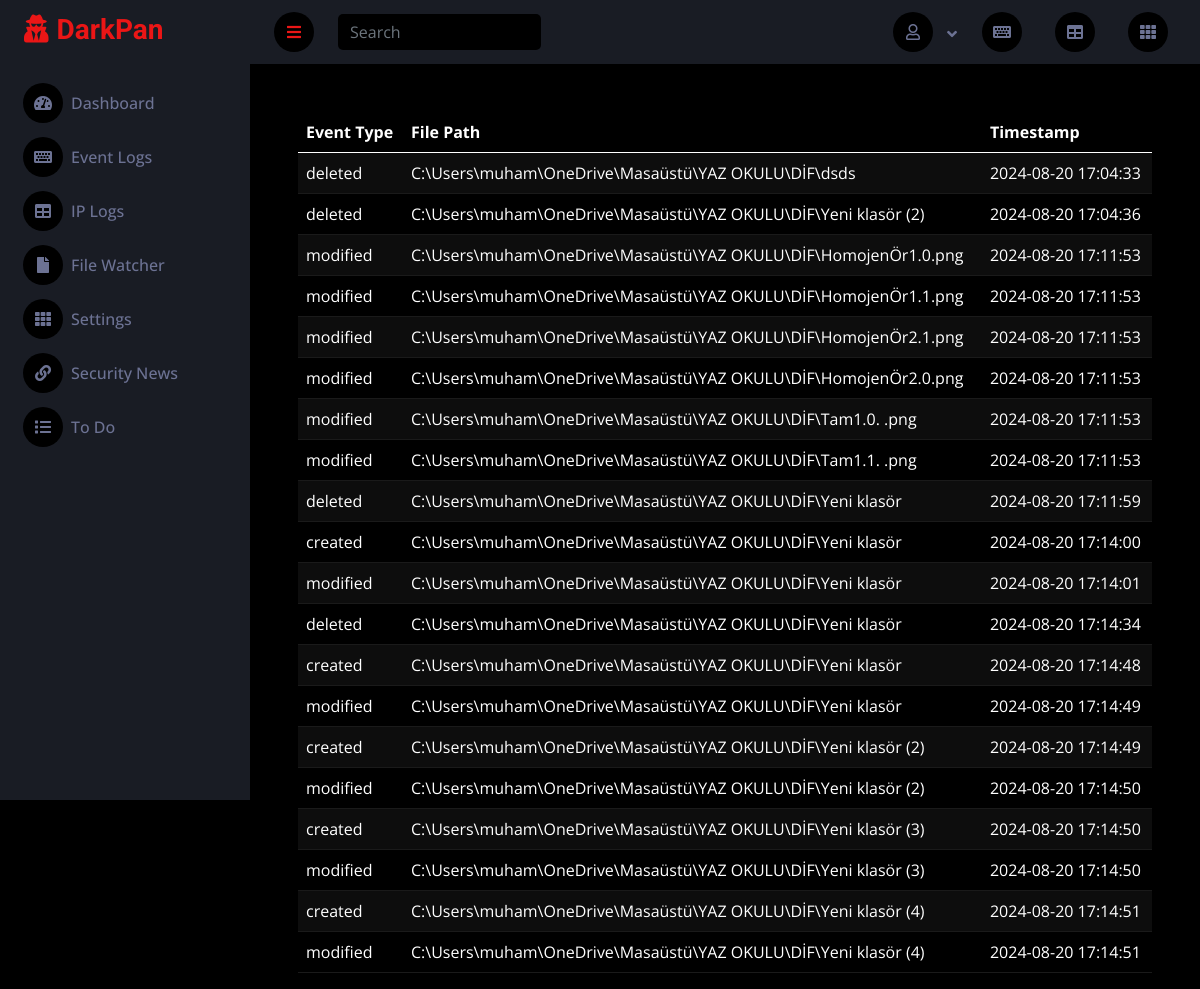
The page /filewatch on the database its author committed.
### sec/models.py (models this page shows, shortened)
class FileLogs(models.Model):
    event_type = models.TextField(blank=True, null=True)
    file_path = models.TextField(blank=True, null=True)
    timestamp = models.TextField(blank=True, null=True)
    class Meta:
        managed = True
        db_table = 'file_logs'

### sec/views.py (the view)
# urls.py: path('filewatch', views.filewatch, name='filewatch'),
def filewatch(request):
    file_logs = FileLogs.objects.all()  # Get all file logs
    return render(request, 'filewatch.html', {'file_logs': file_logs})

### templates/filewatch.html (shortened to what this page needs)
{% extends "base.html" %}
{% block content %}
<div class="container-fluid pt-4 px-4">
    <table class="table table-dark table-striped table-hover">
        <thead>
            <tr>
                <th>Event Type</th>
                <th>File Path</th>
                <th>Timestamp</th>
            </tr>
        </thead>
        <tbody>
            {% for log in file_logs %}
            <tr>
                <td>{{ log.event_type }}</td>
                <td>{{ log.file_path }}</td>
                <td>{{ log.timestamp }}</td>
            </tr>
            {% endfor %}
        </tbody>
    </table>
</div>
{% endblock %}

### templates/base.html (shortened to what this page needs)
{% load static %}
<!DOCTYPE html>
<html lang="en">
<head>
    <link href="https://cdnjs.cloudflare.com/ajax/libs/font-awesome/5.10.0/css/all.min.css" rel="stylesheet">
    <link href="https://cdn.jsdelivr.net/npm/bootstrap-icons@1.4.1/font/bootstrap-icons.css" rel="stylesheet">
    <link href="{% static 'lib/owlcarousel/assets/owl.carousel.min.css' %}" rel="stylesheet">
    <link href="{% static 'lib/tempusdominus/css/tempusdominus-bootstrap-4.min.css' %}" rel="stylesheet" />
    <link href="{% static 'css/bootstrap.min.css' %}" rel="stylesheet">
    <link href="{% static 'css/style.css' %}" rel="stylesheet">
</head>
<body>
    <div class="container-fluid position-relative d-flex p-0">
        {% include 'partials/_sidebar.html' %}
        <div class="content">
            {% include 'partials/_navbar.html' %}
            <div class="container-fluid pt-4 px-4">
                {% block content %}
                {% endblock %}
            </div>
        </div>
    </div>
</body>
</html>

### templates/partials/_sidebar.html (shortened to what this page needs)
<div class="sidebar pe-4 pb-3" id="mySidebar">
    <nav class="navbar bg-secondary navbar-dark">
        <a href="/" class="navbar-brand mx-4 mb-3">
            <h3 class="text-primary"><i class="fa fa-user-secret me-2 " aria-hidden="true"></i>DarkPan</h3>
        </a>
        <div class="navbar-nav w-100">
            <a href="/" class="nav-item nav-link"><i class="fa fa-tachometer-alt me-2"></i>Dashboard</a>
            <a href="/eventlog" class="nav-item nav-link"><i class="fa fa-keyboard me-2"></i>Event Logs</a>
            <a href="/iplogs" class="nav-item nav-link"><i class="fa fa-table me-2"></i>IP Logs</a>
            <a href="/filewatch" class="nav-item nav-link"><i class="fa fa-file me-2"></i>File Watcher</a>
            <a href="/settings" class="nav-item nav-link"><i class="fa fa-th me-2"></i>Settings</a>
            <a href="/news" class="nav-item nav-link"><i class="fa fa-link me-2"></i>Security News</a>
            <a href="/todo" class="nav-item nav-link"><i class="fa fa-list me-2"></i>To Do </a>
        </div>
    </nav>
</div>

### templates/partials/_navbar.html (shortened to what this page needs)
<nav class="navbar navbar-expand bg-secondary navbar-dark sticky-top px-4 py-0">
    <a href="#" class="sidebar-toggler flex-shrink-0">
        <i class="fa fa-bars"></i>
    </a>
    <form class="d-none d-md-flex ms-4">
        <input class="form-control bg-dark border-0" type="search" placeholder="Search">
    </form>
    <div class="navbar-nav align-items-center ms-auto">
        <div class="nav-item dropdown">
            <a href="#" class="nav-link dropdown-toggle" data-bs-toggle="dropdown"><i class="far fa-user me-2"></i></a>
        </div>
        <a href="/eventlog" class="nav-item nav-link"><i class="fa fa-keyboard me-2"></i></a>
        <a href="/iplogs" class="nav-item nav-link"><i class="fa fa-table me-2"></i></a>
        <a href="/settings" class="nav-item nav-link"><i class="fa fa-th me-2"></i></a>
    </div>
</nav>

### static/css/style.css (style rules this page uses)
:root { --primary: #EB1616; --secondary: #191C24; --light: #6C7293; --dark: #000000; }
.sidebar { position: fixed; top: 0; left: 0; bottom: 0; width: 250px; height: 100vh; overflow-y: auto; background: var(--secondary); transition: 0.5s; z-index: 999; }
.content { margin-left: 250px; min-height: 100vh; background: var(--dark); transition: 0.5s; }
@media (min-width: 992px) { .sidebar { margin-left: 0; } }
@media (min-width: 992px) { .content { width: calc(100% - 250px); } }
.sidebar .navbar .navbar-nav .nav-link { padding: 7px 20px; color: var(--light); font-weight: 500; border-left: 3px solid var(--secondary); border-radius: 0 30px 30px 0; outline: none; }
.sidebar .navbar .navbar-nav .nav-link i { width: 40px; height: 40px; display: inline-flex; align-items: center; justify-content: center; background: var(--dark); border-radius: 40px; }
.content .navbar .navbar-nav .nav-link { margin-left: 25px; padding: 12px 0; color: var(--light); outline: none; }
.content .navbar .sidebar-toggler, .content .navbar .navbar-nav .nav-link i { width: 40px; height: 40px; display: inline-flex; align-items: center; justify-content: center; background: var(--dark); border-radius: 40px; }
.content .navbar .dropdown-toggle::after { margin-left: 6px; vertical-align: middle; border: none; content: "\f107"; font-family: "Font Awesome 5 Free"; font-weight: 900; transition: .5s; }

### rows shown on the page
FileLogs: event_type "deleted", file_path "C:\\Users\\muham\\OneDrive\\Masaüstü\\YAZ OKULU\\DİF\\dsds", timestamp "2024-08-20 17:04:33"
FileLogs: event_type "deleted", file_path "C:\\Users\\muham\\OneDrive\\Masaüstü\\YAZ OKULU\\DİF\\Yeni klasör (2)", timestamp "2024-08-20 17:04:36"
FileLogs: event_type "modified", file_path "C:\\Users\\muham\\OneDrive\\Masaüstü\\YAZ OKULU\\DİF\\HomojenÖr1.0.png", timestamp "2024-08-20 17:11:53"
FileLogs: event_type "modified", file_path "C:\\Users\\muham\\OneDrive\\Masaüstü\\YAZ OKULU\\DİF\\HomojenÖr1.1.png", timestamp "2024-08-20 17:11:53"
FileLogs: event_type "modified", file_path "C:\\Users\\muham\\OneDrive\\Masaüstü\\YAZ OKULU\\DİF\\HomojenÖr2.1.png", timestamp "2024-08-20 17:11:53"
FileLogs: event_type "modified", file_path "C:\\Users\\muham\\OneDrive\\Masaüstü\\YAZ OKULU\\DİF\\HomojenÖr2.0.png", timestamp "2024-08-20 17:11:53"
FileLogs: event_type "modified", file_path "C:\\Users\\muham\\OneDrive\\Masaüstü\\YAZ OKULU\\DİF\\Tam1.0. .png", timestamp "2024-08-20 17:11:53"
FileLogs: event_type "modified", file_path "C:\\Users\\muham\\OneDrive\\Masaüstü\\YAZ OKULU\\DİF\\Tam1.1. .png", timestamp "2024-08-20 17:11:53"
FileLogs: event_type "deleted", file_path "C:\\Users\\muham\\OneDrive\\Masaüstü\\YAZ OKULU\\DİF\\Yeni klasör", timestamp "2024-08-20 17:11:59"
FileLogs: event_type "created", file_path "C:\\Users\\muham\\OneDrive\\Masaüstü\\YAZ OKULU\\DİF\\Yeni klasör", timestamp "2024-08-20 17:14:00"
FileLogs: event_type "modified", file_path "C:\\Users\\muham\\OneDrive\\Masaüstü\\YAZ OKULU\\DİF\\Yeni klasör", timestamp "2024-08-20 17:14:01"
FileLogs: event_type "deleted", file_path "C:\\Users\\muham\\OneDrive\\Masaüstü\\YAZ OKULU\\DİF\\Yeni klasör", timestamp "2024-08-20 17:14:34"
FileLogs: event_type "created", file_path "C:\\Users\\muham\\OneDrive\\Masaüstü\\YAZ OKULU\\DİF\\Yeni klasör", timestamp "2024-08-20 17:14:48"
FileLogs: event_type "modified", file_path "C:\\Users\\muham\\OneDrive\\Masaüstü\\YAZ OKULU\\DİF\\Yeni klasör", timestamp "2024-08-20 17:14:49"
FileLogs: event_type "created", file_path "C:\\Users\\muham\\OneDrive\\Masaüstü\\YAZ OKULU\\DİF\\Yeni klasör (2)", timestamp "2024-08-20 17:14:49"
FileLogs: event_type "modified", file_path "C:\\Users\\muham\\OneDrive\\Masaüstü\\YAZ OKULU\\DİF\\Yeni klasör (2)", timestamp "2024-08-20 17:14:50"
FileLogs: event_type "created", file_path "C:\\Users\\muham\\OneDrive\\Masaüstü\\YAZ OKULU\\DİF\\Yeni klasör (3)", timestamp "2024-08-20 17:14:50"
FileLogs: event_type "modified", file_path "C:\\Users\\muham\\OneDrive\\Masaüstü\\YAZ OKULU\\DİF\\Yeni klasör (3)", timestamp "2024-08-20 17:14:50"
FileLogs: event_type "created", file_path "C:\\Users\\muham\\OneDrive\\Masaüstü\\YAZ OKULU\\DİF\\Yeni klasör (4)", timestamp "2024-08-20 17:14:51"
FileLogs: event_type "modified", file_path "C:\\Users\\muham\\OneDrive\\Masaüstü\\YAZ OKULU\\DİF\\Yeni klasör (4)", timestamp "2024-08-20 17:14:51"
